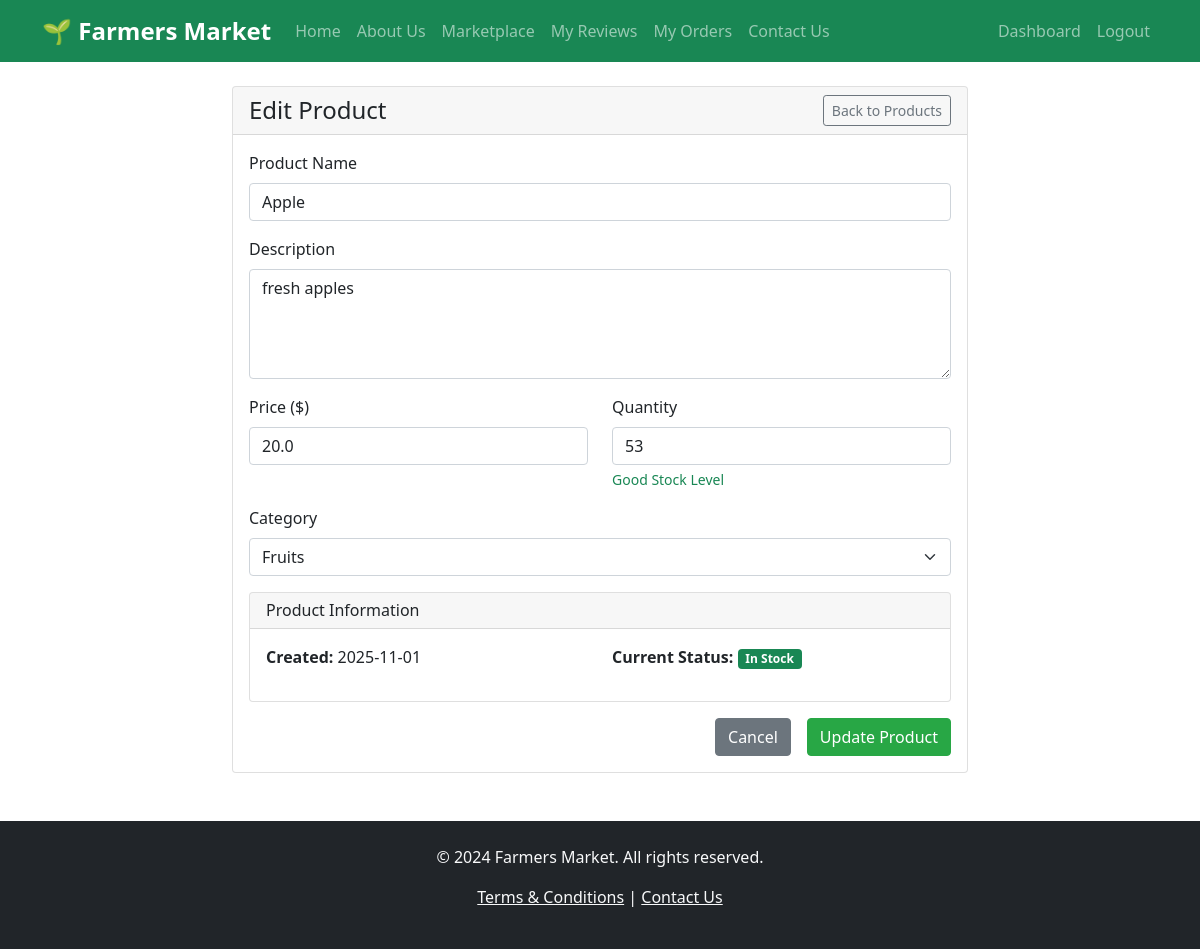
Page /edit_product/1 (signed in) on the committed database.
### app.py (models this page shows)
class Product(db.Model):
    id = db.Column(db.Integer, primary_key=True)
    name = db.Column(db.String(100), nullable=False)
    description = db.Column(db.Text)
    price = db.Column(db.Float, nullable=False)
    quantity = db.Column(db.Integer, nullable=False)
    category = db.Column(db.String(50))
    image_url = db.Column(db.String(200))
    farmer_id = db.Column(db.Integer, db.ForeignKey('user.id'), nullable=False)
    created_at = db.Column(db.DateTime, default=datetime.utcnow)

### app.py (the view, shortened to what this page needs)
@app.route('/edit_product/<int:product_id>', methods=['GET', 'POST'])
@login_required
def edit_product(product_id):
    if current_user.user_type != 'farmer':
        flash('Only farmers can edit products')
        return redirect(url_for('dashboard'))
    product = Product.query.filter_by(id=product_id, farmer_id=current_user.id).first()
    if not product:
        flash('Product not found or you do not have permission to edit it')
        return redirect(url_for('my_products'))
    return render_template('edit_product.html', product=product)

### app.py (called while the page is built)
@login_manager.user_loader
def load_user(user_id):
    return User.query.get(int(user_id))

### templates/edit_product.html (shortened to what this page needs)
{% extends "base.html" %}
{% block content %}
<div class="row justify-content-center">
    <div class="col-md-8">
        <div class="card">
            <div class="card-header">
                <div class="d-flex justify-content-between align-items-center">
                    <h4 class="text-center mb-0">Edit Product</h4>
                    <a href="{{ url_for('my_products') }}" class="btn btn-outline-secondary btn-sm">
                         Back to Products
                    </a>
                </div>
            </div>
            <div class="card-body">
                <form method="POST">
                    <div class="mb-3">
                        <label class="form-label">Product Name</label>
                        <input type="text" name="name" class="form-control" value="{{ product.name }}" required>
                    </div>
                    <div class="mb-3">
                        <label class="form-label">Description</label>
                        <textarea name="description" class="form-control" rows="4" required>{{ product.description }}</textarea>
                    </div>
                    <div class="row">
                        <div class="col-md-6 mb-3">
                            <label class="form-label">Price ($)</label>
                            <input type="number" name="price" class="form-control" step="0.01" min="0" value="{{ product.price }}" required>
                        </div>
                        <div class="col-md-6 mb-3">
                            <label class="form-label">Quantity</label>
                            <input type="number" name="quantity" class="form-control" min="0" value="{{ product.quantity }}" required>
                            <div class="form-text">
                                {% if product.quantity == 0 %}
                                    <span class="text-danger">Out of Stock</span>
                                {% elif product.quantity < 10 %}
                                    <span class="text-warning">Low Stock Warning</span>
                                {% else %}
                                    <span class="text-success">Good Stock Level</span>
                                {% endif %}
                            </div>
                        </div>
                    </div>
                    <div class="mb-3">
                        <label class="form-label">Category</label>
                        <select name="category" class="form-select" required>
                            <option value="Fruits" {% if product.category == 'Fruits' %}selected{% endif %}>Fruits</option>
                        </select>
                    </div>
                    <div class="card mb-3">
                        <div class="card-header">
                            <h6 class="mb-0">Product Information</h6>
                        </div>
                        <div class="card-body">
                            <div class="row">
                                <div class="col-md-6">
                                    <p><strong>Created:</strong> {{ product.created_at.strftime('%Y-%m-%d') }}</p>
                                </div>
                                <div class="col-md-6">
                                    <p><strong>Current Status:</strong>
                                        {% if product.quantity == 0 %}
                                            <span class="badge bg-danger">Out of Stock</span>
                                        {% elif product.quantity < 10 %}
                                            <span class="badge bg-warning">Low Stock</span>
                                        {% else %}
                                            <span class="badge bg-success">In Stock</span>
                                        {% endif %}
                                    </p>
                                </div>
                            </div>
                        </div>
                    </div>
                    <div class="d-grid gap-2 d-md-flex justify-content-md-end">
                        <a href="{{ url_for('my_products') }}" class="btn btn-secondary me-md-2">Cancel</a>
                        <button type="submit" class="btn btn-success">
                             Update Product
                        </button>
                    </div>
                </form>
            </div>
        </div>
    </div>
</div>
{% endblock %}

### static/css/style.css (style rules this page uses)
.card { transition: transform 0.2s; }
.btn-success { background-color: #28a745; border-color: #28a745; }

### rows in the picture
Product: name "Apple", description "fresh apples", price "20.0", quantity "53", category "Fruits", created_at "2025-11-01"
